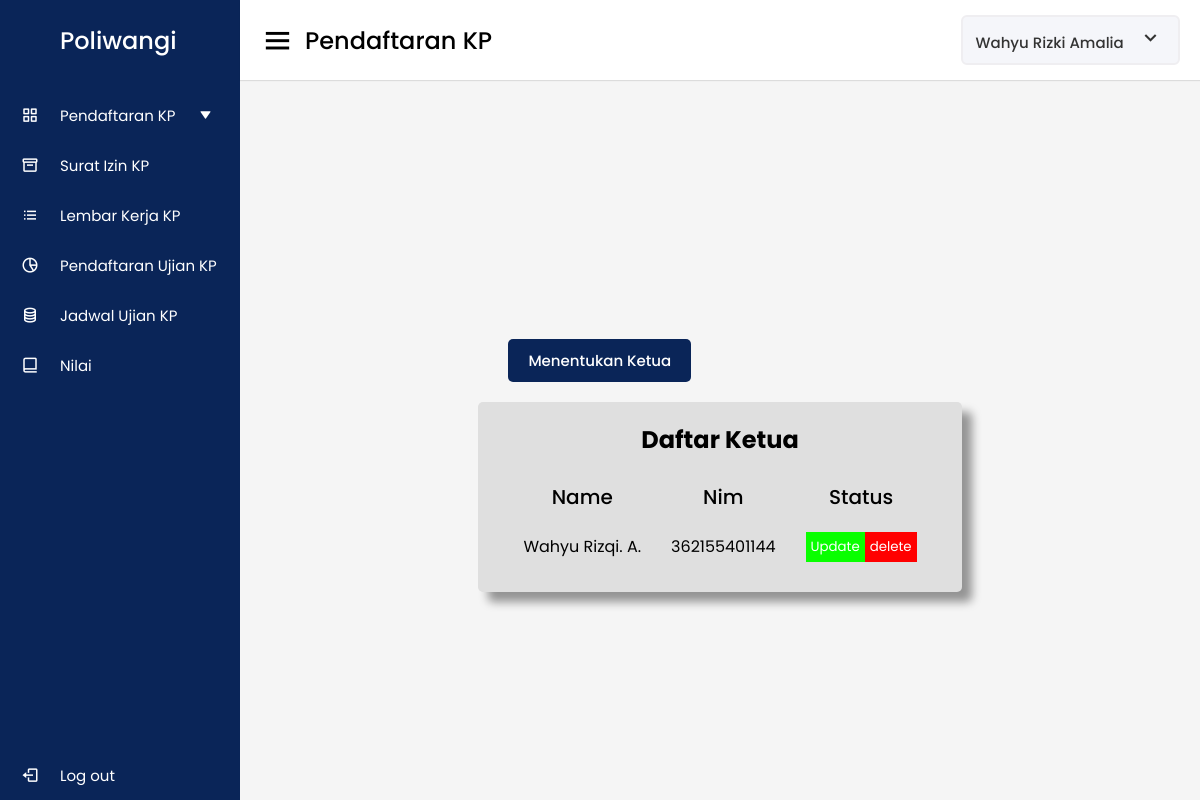
Page /php/daftarKetua.php (signed in) on the committed database.
### tables this page shows
CREATE TABLE `mahasiswa` (
  `id` int(50) NOT NULL,
  `nama_mahasiswa` varchar(45) DEFAULT NULL,
  `nim` varchar(45) DEFAULT NULL,
  `kelas` varchar(45) DEFAULT NULL,
  `email` varchar(45) DEFAULT NULL,
  `alamat` varchar(45) DEFAULT NULL,
  `id_user` int(50) DEFAULT NULL,
  `anggota_kelompok_id` int(11) DEFAULT NULL
);

CREATE TABLE `anggota_kelompok` (
  `id` int(12) NOT NULL,
  `nama_anggota` varchar(50) NOT NULL,
  `nim` char(12) DEFAULT NULL
);

### php/function.php (called while the page is built, shortened)
<?php
$conn = mysqli_connect("localhost", "root", "", "db_tugas");
function query($query)
{
    global $conn;
    $result = mysqli_query($conn, $query);
    $row = [];
    while ($rows = mysqli_fetch_assoc($result)) {
        $row[] = $rows;
    }
    return $row;
}

### php/daftarKetua.php (the view, shortened to what this page needs)
<?php
require "function.php";
$anggota_kelompk = query("SELECT * FROM anggota_kelompok");
$username = $_SESSION['username'];
$user = query("SELECT * FROM mahasiswa WHERE nim = $username");
?>
<!DOCTYPE html>
<html lang="en">
<head>
  <link rel="stylesheet" href="../css/style20.css" />
  <link href="https://unpkg.com/boxicons@2.0.7/css/boxicons.min.css" rel="stylesheet" />
</head>
<body>
  <div class="sidebar">
    <div class="logo-details">
      <span class="logo_name">Poliwangi</span>
    </div>
    <ul class="nav-links">
      <li class="pend_btn">
        <a href="#" class="pend_btn klik">
          <i class="bx bx-grid-alt"></i>
          <span class="links_name pend_btn">Pendaftaran KP</span>
          <i class="bx bxs-down-arrow pend_btn"></i>
        </a>
      </li>
      <li>
        <a href="surat_izin.php">
          <i class="bx bx-box"></i>
          <span class="links_name">Surat Izin KP</span>
        </a>
      </li>
      <li>
        <a href="lembar_kerja.php">
          <i class="bx bx-list-ul"></i>
          <span class="links_name">Lembar Kerja KP</span>
        </a>
      </li>
      <li>
        <a href="pendaftran_ujian.php">
          <i class="bx bx-pie-chart-alt-2"></i>
          <span class="links_name">Pendaftaran Ujian KP</span>
        </a>
      </li>
      <li>
        <a href="jadwal.php">
          <i class="bx bx-coin-stack"></i>
          <span class="links_name">Jadwal Ujian KP</span>
        </a>
      </li>
      <li>
        <a href="nilai.php">
          <i class="bx bx-book-alt"></i>
          <span class="links_name"> Nilai </span>
        </a>
      </li>
      <li class="log_out">
        <a href="logout.php">
          <i class="bx bx-log-out"></i>
          <span class="links_name">Log out</span>
        </a>
      </li>
    </ul>
  </div>
  <section class="home-section">
    <nav>
      <div class="sidebar-button">
        <i class="bx bx-menu sidebarBtn"></i>
        <span class="dashboard">Pendaftaran KP</span>
      </div>
      <div class="profile-details">
        <a href="profil.php ">
          <?php foreach ($user as $mhs) : ?>
            <span class="admin_name"><?= $mhs['nama_mahasiswa']; ?></span>
            <i class="bx bx-chevron-down"></i>
          <?php endforeach; ?>
        </a>
      </div>
    </nav>
    <div class="container">
      <div class="boxin">
        <div class="tombol">
          <a href="menentukan.php">
            <button>Menentukan Ketua</button>
          </a>
        </div>
        <div class="activity-data">
          <div class="box">
            <h2>Daftar Ketua</h2>
            <div class="boxn">
              <div class="data names">
                <span class="data-title">Name</span>
                <?php foreach ($anggota_kelompk as $tmb) : ?>
                  <span class="data-list"><?= $tmb["nama_anggota"]; ?></span>
                <?php endforeach; ?>
              </div>
              <div class="data email">
                <span class="data-title">Nim</span>
                <?php foreach ($anggota_kelompk as $tmb) : ?>
                  <span class="data-list"><?= $tmb["nim"]; ?></span>
                <?php endforeach; ?>
              </div>
              <div class="data status">
                <span class="data-title">Status</span>
                <?php foreach ($anggota_kelompk as $tmb) : ?>
                  <span class="data-list">
                    <a href="update_menentukan.php?id=<?= $tmb["id"]; ?>"><button class="update">Update</button></a>
                    <a href="hapus.php?id=<?= $tmb["id"]; ?>"><button class="delete">delete</button></a>
                  </span>
                <?php endforeach; ?>
              </div>
            </div>
          </div>
        </div>
      </div>
    </div>
  </section>
</body>
</html>

### css/style20.css (style rules this page uses)
* { margin: 0; padding: 0; box-sizing: border-box; font-family: "Poppins", sans-serif; }
.sidebar { position: fixed; height: 100%; width: 240px; background: #0a2558; transition: all 0.5s ease; }
.sidebar .logo-details { height: 80px; display: flex; align-items: center; }
.sidebar .logo-details .logo_name { color: #fff; font-size: 24px; font-weight: 500; padding-left: 60px; }
.sidebar .nav-links { margin-top: 10px; }
.sidebar .nav-links li { position: relative; list-style: none; height: 50px; }
.sidebar .nav-links li a { height: 100%; width: 100%; display: flex; align-items: center; text-decoration: none; transition: all 0.4s ease; }
.sidebar .nav-links li i { min-width: 60px; text-align: center; font-size: 18px; color: #fff; }
.sidebar .nav-links li a .links_name { color: #fff; font-size: 15px; font-weight: 400; white-space: nowrap; }
.sidebar .nav-links .log_out { position: absolute; bottom: 0; width: 100%; }
.home-section { position: relative; background: #f5f5f5; min-height: 100vh; width: calc(100% - 240px); left: 240px; transition: all 0.5s ease; }
.home-section nav { display: flex; justify-content: space-between; height: 80px; background: #fff; display: flex; align-items: center; position: fixed; width: calc(100% - 240px); left: 240px; z-index: 100; padding: 0 20px; box-shadow: 0 1px 1px rgba(0, 0, 0, 0.1); transition: all 0.5s ease; }
.home-section nav .sidebar-button { display: flex; align-items: center; font-size: 24px; font-weight: 500; }
nav .sidebar-button i { font-size: 35px; margin-right: 10px; }
.home-section nav .profile-details { display: flex; align-items: center; background: #f5f6fa; border: 2px solid #efeef1; border-radius: 6px; height: 50px; min-width: 190px; padding: 0 15px 0 2px; justify-content: center; }
nav .profile-details a .admin_name { font-size: 15px; font-weight: 500; color: #333; margin: 0 10px; white-space: nowrap; }
a { text-decoration: none; }
nav .profile-details i { font-size: 25px; color: #333; }
.container { display: flex; justify-content: center; align-items: center; width: 100%; height: 100vh; }
.tombol button { margin-bottom: 20px; padding: 10px 20px; margin-left: 30px; cursor: pointer; font-weight: 500; font-size: 15px; background-color: #0a2558; color: white; border: none; border-radius: 5px; }
.activity-data { display: flex; justify-content: center; align-items: center; }
.activity-data .data { display: flex; flex-direction: column; padding: 0 15px; align-items: center; }
.activity-data .data-title { font-size: 20px; font-weight: 500; color: var(--text-color); text-align: center; width: 100%; height: 50px; display: flex; justify-content: center; align-items: center; }
.activity-data .data .data-list { font-size: 16px; font-weight: 400; white-space: nowrap; color: var(--text-color); height: 50px; display: flex; justify-content: center; align-items: center; }
.box { background-color: rgb(223, 223, 223); padding: 20px 30px; border-radius: 5px; box-shadow: 10px 10px 10px rgba(0, 0, 0, 0.4); margin-bottom: 30px; width: 1050px; }
.boxn { display: flex; justify-content: space-between; align-items: center; }
.boxin { margin-top: 20vh; }
.box h2 { margin-bottom: 15px; }
.data { max-width: 70%; }
.delete { background-color: red; color: white; border: none; padding: 5px; cursor: pointer; }
.update { background-color: rgb(9, 255, 0); color: white; border: none; padding: 5px; cursor: pointer; }
h2 { text-align: center; }
.names .data-list { max-width: 170px; overflow: auto; }
.sidebar .nav-links li .bxs-down-arrow { font-size: 12px; transition: 0.4s; }
@media (max-width: 1300px) { .box { width: 900px; } }
@media (max-width: 1200px) { .box { width: 100%; box-sizing: border-box; } }

### rows in the picture
mahasiswa: nama_mahasiswa "Wahyu Rizki Amalia"
anggota_kelompok: nama_anggota "Wahyu Rizqi. A.", nim "362155401144"
